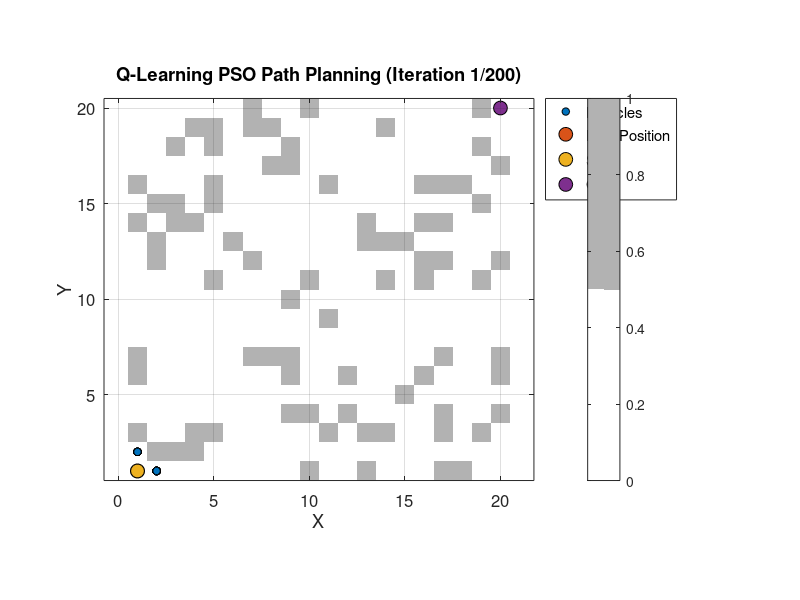

Source code (MATLAB): (Note: this script raises an error after producing the figure.)
function QLPSO()
    % Map parameters
    mapSize = [20, 20];  % Map size (10x10 grid)
    start = [1, 1];  % Start position
    goal = [20, 20];  % Goal position
    obstacleRatio = 0.2;  % Percentage of obstacles in the map
    
    % Generate random map
    map = GenerateRandomMap(mapSize, start, goal, obstacleRatio);
    
    % Initialize parameters
    numParticles = 40;
    maxIterations = 200;
    learningRate = 0.6;
    discountFactor = 0.8;
    explorationRate = 0.3;
    
    % PSO parameters
    inertiaWeight = 0.7;
    cognitiveConstant = 1.5;
    socialConstant = 0.6;
    
    % Q-Learning parameters
    QTable = zeros(numParticles, 4);  % Example with 4 actions
    state = randi([1, numParticles], numParticles, 1);  % Initial random states
    
    % Particle initialization
    particles = repmat(start, numParticles, 1);
    velocities = zeros(numParticles, 2);
    personalBestPositions = particles;
    globalBestPosition = start;
    personalBestScores = inf(numParticles, 1);
    globalBestScore = inf;
    
    % Create figure for visualization
    fig = figure('Name', 'Q-Learning PSO Path Planning', 'NumberTitle', 'off');
    
    % Start timer
    tic;
    
    % Main loop
    for iter = 1:maxIterations
        for i = 1:numParticles
            % Evaluate particle fitness
            fitness = EvaluateFitness(particles(i, :), goal, map);
            
            % Update personal and global best
            if fitness < personalBestScores(i)
                personalBestScores(i) = fitness;
                personalBestPositions(i, :) = particles(i, :);
            end
            if fitness < globalBestScore
                globalBestScore = fitness;
                globalBestPosition = particles(i, :);
            end
            
            % Q-Learning action selection
            if rand < explorationRate
                action = randi(4);  % Random action (exploration)
            else
                [~, action] = max(QTable(state(i), :));  % Best action (exploitation)
            end
            
            % Update velocities and positions based on action
            switch action
                case 1
                    velocities(i, :) = [1, 0];  % Move right
                case 2
                    velocities(i, :) = [0, 1];  % Move up
                case 3
                    velocities(i, :) = [-1, 0];  % Move left
                case 4
                    velocities(i, :) = [0, -1];  % Move down
            end
            
            newPos = particles(i, :) + velocities(i, :);
            
            % Check if the new position is valid
            if IsValidPosition(newPos, map)
                particles(i, :) = newPos;
            end
            
            % Calculate reward and update Q-Table
            newFitness = EvaluateFitness(particles(i, :), goal, map);
            reward = -newFitness;
            [~, bestNextAction] = max(QTable(state(i), :));
            QTable(state(i), action) = QTable(state(i), action) ...
                + learningRate * (reward + discountFactor * QTable(state(i), bestNextAction) - QTable(state(i), action));
        end
        
        % Display iteration information
        fprintf('Iteration %d: Best Fitness = %.4f\n', iter, globalBestScore);
        
        % Visualize current state
        VisualizeMap(fig, map, particles, globalBestPosition, start, goal, iter, maxIterations);
        drawnow;

        % Check if any particle has reached the goal
        if any(all(particles == goal, 2))
            break;
        end
    end
    
    % Stop timer and calculate elapsed time
    elapsedTime = toc;
    
    % Final result
    fprintf('\nOptimization completed.\n');
    fprintf('Global Best Position: [%d, %d]\n', globalBestPosition(1), globalBestPosition(2));
    fprintf('Global Best Fitness: %.4f\n', globalBestScore);
    fprintf('Total time: %.2f seconds\n', elapsedTime);
    
    % Visualize final result
    VisualizeMap(fig, map, particles, globalBestPosition, start, goal, maxIterations, maxIterations, true);
end

function map = GenerateRandomMap(mapSize, start, goal, obstacleRatio)
    map = zeros(mapSize);
    numObstacles = floor(prod(mapSize) * obstacleRatio);
    obstacles = randperm(prod(mapSize), numObstacles);
    map(obstacles) = 1;  % Set obstacles
    map(start(1), start(2)) = 0;  % Ensure start is free
    map(goal(1), goal(2)) = 0;  % Ensure goal is free
end

function isValid = IsValidPosition(position, map)
    if position(1) < 1 || position(1) > size(map, 1) || position(2) < 1 || position(2) > size(map, 2)
        isValid = false;
    else
        isValid = map(position(1), position(2)) == 0;
    end
end

function fitness = EvaluateFitness(position, goal, map)
    if position == goal
        fitness = 0;
    else
        fitness = norm(position - goal);
        if map(position(1), position(2)) == 1
            fitness = fitness + 100;  % Penalize hitting obstacles
        end
    end
end

function VisualizeMap(fig, map, particles, globalBestPosition, start, goal, currentIter, maxIterations, isFinal)
    if nargin < 9
        isFinal = false;
    end
    
    figure(fig);
    clf;
    
    % Plot the map
    imagesc(map');
    colormap([1 1 1; 0.7 0.7 0.7]);  % White for free space, gray for obstacles
    hold on;
    
    % Plot particles
    scatter(particles(:, 1), particles(:, 2), 30, 'bo', 'filled', 'MarkerEdgeColor', 'k');
    
    % Plot global best position
    scatter(globalBestPosition(1), globalBestPosition(2), 100, 'ro', 'filled', 'MarkerEdgeColor', 'k');
    
    % Plot start and goal
    scatter(start(1), start(2), 100, 'gs', 'filled', 'MarkerEdgeColor', 'k');
    scatter(goal(1), goal(2), 100, 'ys', 'filled', 'MarkerEdgeColor', 'k');
    
    % Add labels and title
    xlabel('X');
    ylabel('Y');
    if isFinal
        title('Final Path', 'FontSize', 14, 'FontWeight', 'bold');
    else
        title(sprintf('Q-Learning PSO Path Planning (Iteration %d/%d)', currentIter, maxIterations), 'FontSize', 14, 'FontWeight', 'bold');
    end
    
    % Add legend
    legend('Particles', 'Best Position', 'Start', 'Goal', 'Location', 'northeastoutside');
    
    % Adjust axis
    axis equal tight;
    set(gca, 'YDir', 'normal');
    
    % Add grid
    grid on;
    
    % Improve overall appearance
    set(gca, 'FontSize', 12);
    set(gcf, 'Color', 'w');
    
    % Add colorbar for obstacle representation
    colorbar('Ticks', [0.25, 0.85], 'TickLabels', {'Free', 'Obstacle'});
    
    hold off;
end